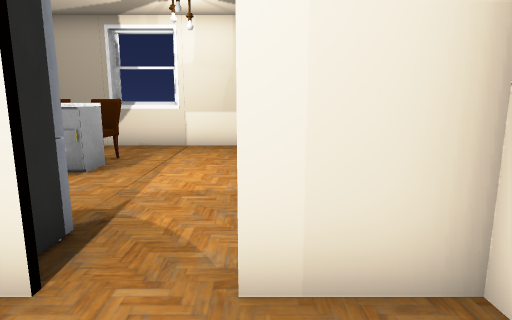
View 1 (above)

16 first-person views from a walk through a Unity game level. The camera is 1.4 m above the floor, tilts 10° down and sees 75° across. Doors are open. The floor is counted in squares, 1 m on a side. Each view is taken from the middle of a square. On the plan, view 1 faces up. The plan holds only what a view shows up to about 15 squares ahead; the rest is blank. Some surface patterns are stand-ins.

View 2
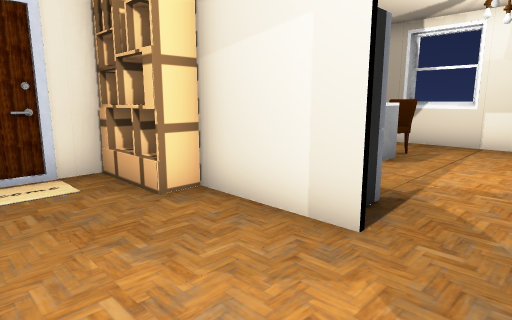

View 3
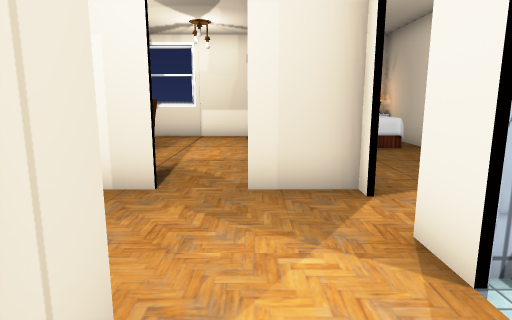

View 4
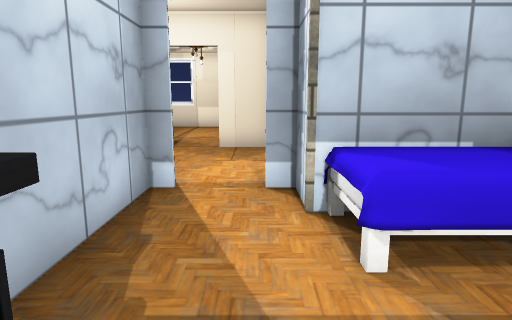

View 5
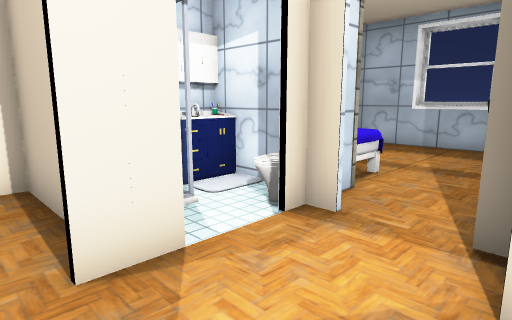

View 6
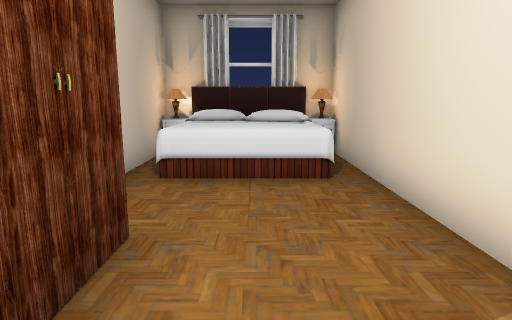

View 7
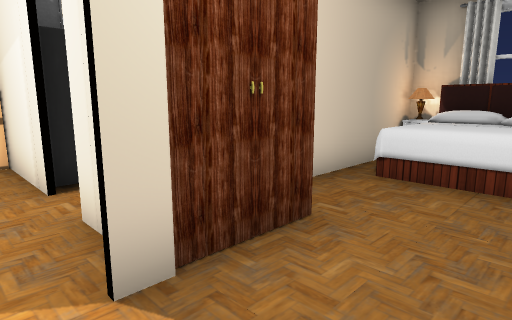

View 8
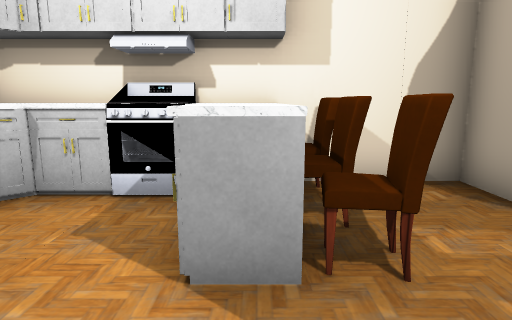

View 9
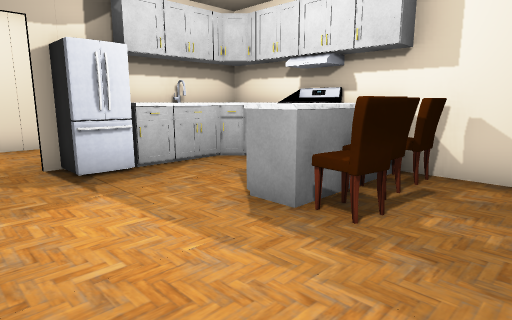

View 10
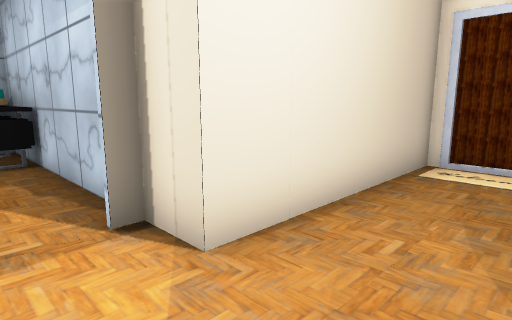

View 11
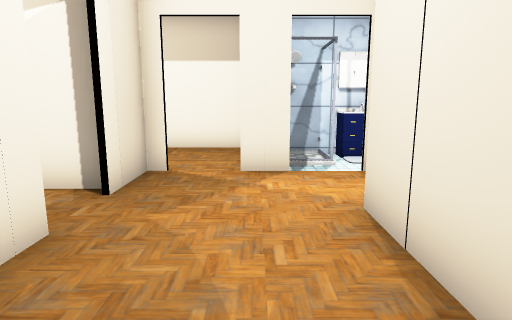

View 12
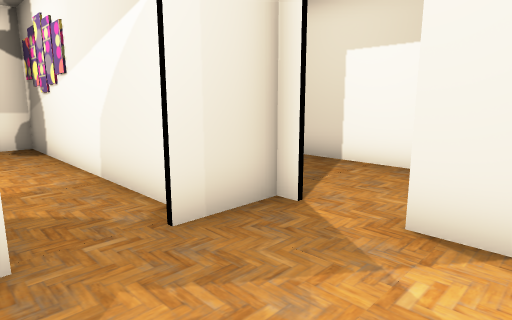

View 13
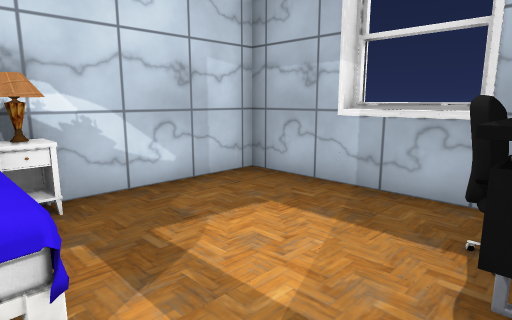

View 14
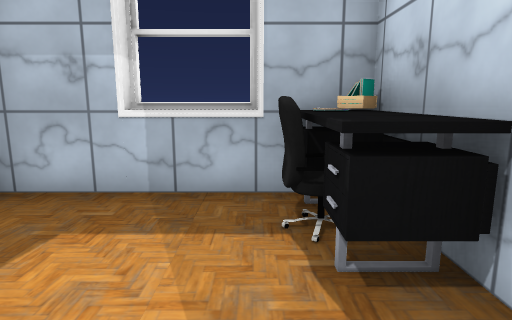

View 15
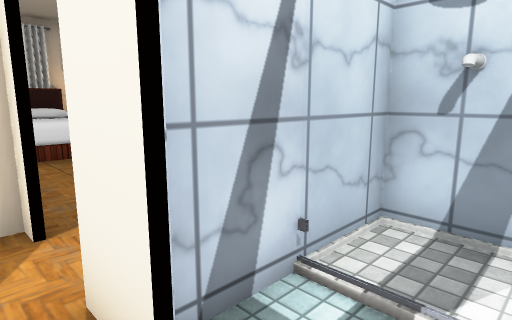

View 16
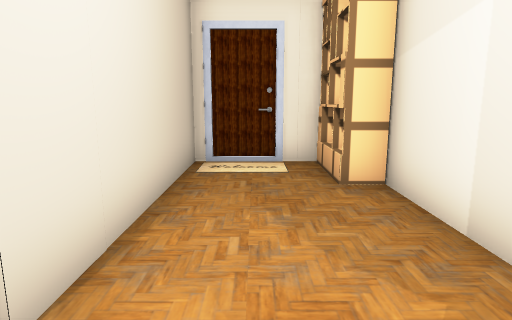

### Floor plan
Key: @ floor where view 1 was taken; # wall or solid block; . main floor; - floor 0.25 m lower than the main floor; D open door; = window, fence, low wall or low ledge; ^ raised ledge; C chair; F fridge; S shelf; B bed; P pillar; T toilet; U curtain; L closet; E stove; O other object.
Columns run from 7 left of view 1 to 5 right of it. Each row starts with its distance up from view 1.
 11 ###^^####U ##
 10 #.......BBBBO
  9 #.......BBBB#
  8 #CCC....BBBB#
  7 ^CC^...#BBBB#
  6 #E.....#....#
  5 #E.....#....#
  4 ^^.....#L...#
  3 ^^^^FF..L...#
  2 #SS###DD#D..#
  1 #........D..#
  0 #......@.####
 -1 #........D-=#
 -2 #######..D-##
 -3       #..#TTT
 -4       #..PBB#
 -5       #..BBB
 -6       #.....O
 -7       #O....#
 -8       #O....#
 -9       #OO...#
-10       ###^###
-11           #

Where each view was taken, in squares from view 1:
view 1: 0 up, 0 right, facing up
view 2: 1 down, 0 right, facing up-left
view 3: 3 down, 0 right, facing up
view 4: 8 down, 1 right, facing up
view 5: 1 up, 1 left, facing down-right
view 6: 1 up, 3 right, facing up
view 7: 1 up, 4 right, facing up-left
view 8: 7 up, 1 left, facing left
view 9: 10 up, 0 right, facing down-left
view 10: 1 up, 1 right, facing down-left
view 11: 0 up, 5 left, facing right
view 12: 1 down, 2 left, facing up-right
view 13: 5 down, 0 right, facing down-right
view 14: 5 down, 1 right, facing down
view 15: 2 down, 1 right, facing up-right
view 16: 0 up, 1 right, facing left
